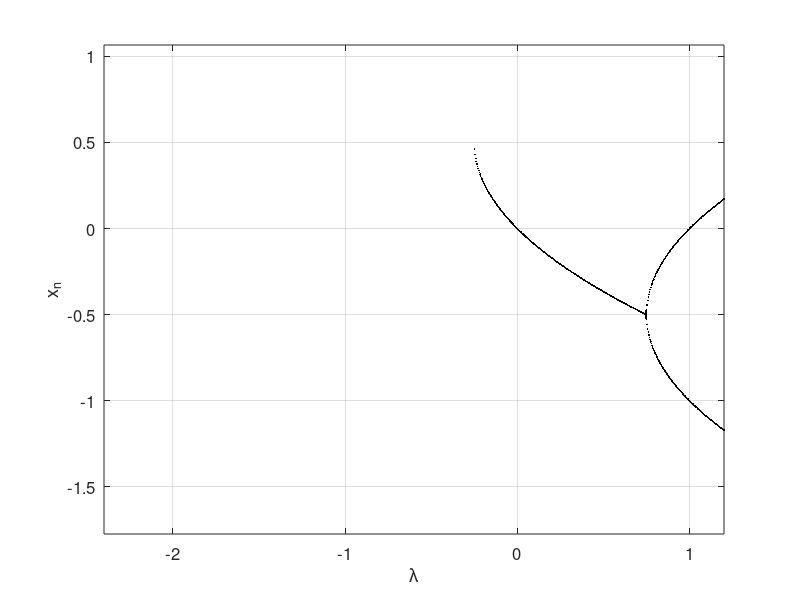

Source code (MATLAB):
clear
clc

Niterates   = 700;
Nlambda     = 1000;
Ntransients = 500;

%  ---------  Initial Conditions  ---------
lambda_min = -2.4;
lambda_max = 1.2;
xmin       = -5.0;
xmax       = 5.0;
t          = zeros(Niterates,Nlambda);
v          = zeros(Niterates,Nlambda);

for k=1:Nlambda
  lambda = lambda_min + (lambda_max-lambda_min)*(k-1)/(Nlambda-1);

  %  ---------  Transients  ---------
  x0 = 0.1237;
  for i=1:Ntransients
    x1 = x0^2 - lambda;
    x0 = x1;
  end
  
  %  ---------  Iterate  ---------
  for j=1:Niterates
    x1     = x0^2 - lambda;
    x0     = x1;
    t(j,k) = lambda;
    v(j,k) = x1;
  end
end

plot(t,v,'k.','Markersize',4);
xlabel('{\lambda}');
ylabel('{x_n}');
set(gca,'FontSize',12);
grid on;
axis equal